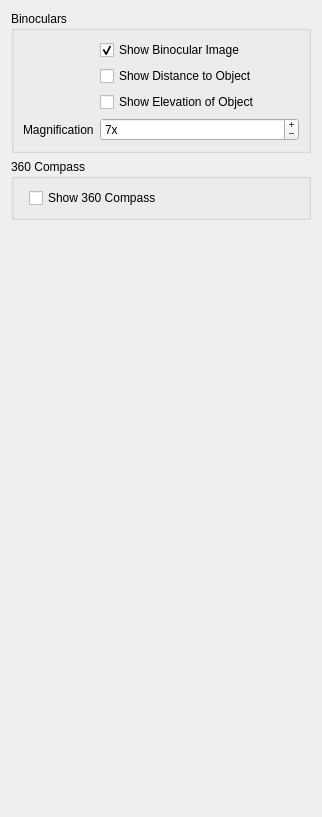
           <widget class="QWidget" name="scrollAreaWidgetContents_4">
            <property name="geometry">
             <rect>
              <x>0</x>
              <y>0</y>
              <width>322</width>
              <height>817</height>
             </rect>
            </property>
            <layout class="QVBoxLayout" name="verticalLayout_4">
             <item>
              <widget class="QGroupBox" name="mToolsBinocularGroupBox">
               <property name="title">
                <string>Binoculars</string>
               </property>
               <layout class="QFormLayout" name="formLayout_7">
                <item row="0" column="1">
                 <widget class="QCheckBox" name="mToolsShowBinocularImageCheckBox">
                  <property name="toolTip">
                   <string>Selects whether or not to render the binocular reticle. </string>
                  </property>
                  <property name="text">
                   <string>Show Binocular Image</string>
                  </property>
                  <property name="checked">
                   <bool>true</bool>
                  </property>
                 </widget>
                </item>
                <item row="1" column="1">
                 <widget class="QCheckBox" name="mToolsShowDistanceToObjectCheckBox">
                  <property name="toolTip">
                   <string>Select to show the distance to the object in front of the camera's eyepoint. </string>
                  </property>
                  <property name="text">
                   <string>Show Distance to Object</string>
                  </property>
                 </widget>
                </item>
                <item row="2" column="1">
                 <widget class="QCheckBox" name="mToolsShowElevationOfObjectCheckBox">
                  <property name="toolTip">
                   <string>Select this to print the elevation of the object being viewed by binoculars</string>
                  </property>
                  <property name="text">
                   <string>Show Elevation of Object</string>
                  </property>
                 </widget>
                </item>
                <item row="3" column="0">
                 <widget class="QLabel" name="mToolsMagnificationLabel">
                  <property name="toolTip">
                   <string>Select the magnification of the binoculars. The greater the magnification, the farther in they zoom. 7x is miliary standard issue. </string>
                  </property>
                  <property name="text">
                   <string>Magnification</string>
                  </property>
                  <property name="buddy">
                   <cstring>mToolsMagnificationSpinBox</cstring>
                  </property>
                 </widget>
                </item>
                <item row="3" column="1">
                 <widget class="QSpinBox" name="mToolsMagnificationSpinBox">
                  <property name="toolTip">
                   <string>This selects the magnification of the binoculars</string>
                  </property>
                  <property name="buttonSymbols">
                   <enum>QAbstractSpinBox::PlusMinus</enum>
                  </property>
                  <property name="specialValueText">
                   <string>x</string>
                  </property>
                  <property name="suffix">
                   <string>x</string>
                  </property>
                  <property name="minimum">
                   <number>1</number>
                  </property>
                  <property name="maximum">
                   <number>25</number>
                  </property>
                  <property name="value">
                   <number>7</number>
                  </property>
                 </widget>
                </item>
               </layout>
              </widget>
             </item>
             <item>
              <widget class="QGroupBox" name="mToolsCompass360GroupBox">
               <property name="title">
                <string>360 Compass</string>
               </property>
               <layout class="QFormLayout" name="formLayout_10">
                <item row="0" column="1">
                 <widget class="QCheckBox" name="mToolsShowCompass360CheckBox">
                  <property name="text">
                   <string>Show 360 Compass</string>
                  </property>
                 </widget>
                </item>
               </layout>
              </widget>
             </item>
             <item>
              <spacer>
               <property name="orientation">
                <enum>Qt::Vertical</enum>
               </property>
               <property name="sizeType">
                <enum>QSizePolicy::Expanding</enum>
               </property>
               <property name="sizeHint" stdset="0">
                <size>
                 <width>20</width>
                 <height>394</height>
                </size>
               </property>
              </spacer>
             </item>
            </layout>
           </widget>
